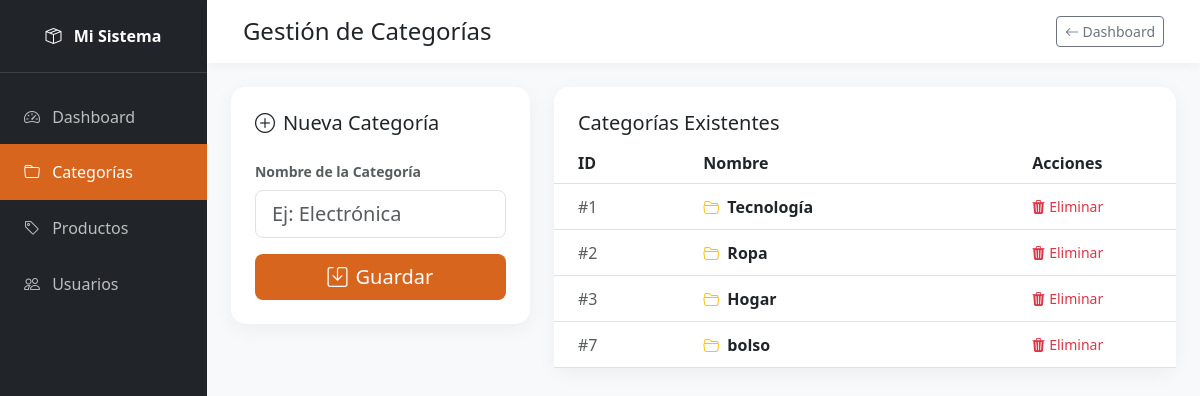
Screenshot of /view/crear-categoria.php (signed in) with the database file from the repository.
### tables this page shows
CREATE TABLE `categorias` (
  `id` int(11) NOT NULL,
  `nombre` varchar(100) NOT NULL
);

### config/conexion.php (called while the page is built, shortened)
<?php
class conexion
{
    private static ?conexion $instancia = null;
    private PDO $pdo;
    private function __construct()
    {
        $dsn = "mysql:host=localhost;dbname=planCrud;charset=utf8mb4";
        $this->pdo =  new PDO($dsn, 'root', '',[
            PDO::ATTR_ERRMODE => PDO::ERRMODE_EXCEPTION,
            PDO::ATTR_DEFAULT_FETCH_MODE => PDO::FETCH_ASSOC,
        ]);
    }
    public static function getInstance(): self
    {
        if (self::$instancia === null){
            self::$instancia = new self();
        }
        return self::$instancia;
    }
    public function getConexion(): PDO
    {
        return $this->pdo;
    }
}
?>

### model/categoria.php (called while the page is built, shortened)
<?php
require_once __DIR__. '/../config/conexion.php';
class categoria{
    private PDO $db;
    public function __construct()
    {
        $this->db = conexion::getInstance()->getConexion();
    }
   public function obtenerTodas(): array
   {
        $stmt = $this->db->query("SELECT * FROM categorias");
        return $stmt->fetchAll();
   }
}
?>

### view/crear-categoria.php (the view, shortened to what this page needs)
<?php
require_once '../model/categoria.php';
$categoriaModel = new categoria();
$categoria = $categoriaModel->obtenerTodas();
?>
<!DOCTYPE html>
<html lang="es">
<head>
    <link href="https://cdn.jsdelivr.net/npm/bootstrap@5.3.0/dist/css/bootstrap.min.css" rel="stylesheet">
    <link rel="stylesheet" href="https://cdn.jsdelivr.net/npm/bootstrap-icons@1.11.1/font/bootstrap-icons.css">
</head>
<body>
<div id="wrapper">
    <div id="sidebar-wrapper">
        <div class="sidebar-heading text-center">
            <i class="bi bi-box-seam me-2"></i> Mi Sistema
        </div>
        <div class="list-group list-group-flush mt-3">
            <a href="../view/dashboard.php" class="list-group-item list-group-item-action">
                <i class="bi bi-speedometer2 me-2"></i> Dashboard
            </a>
            <a href="#" class="list-group-item list-group-item-action active">
                <i class="bi bi-folder me-2"></i> Categorías
            </a>
            <a href="listar-productos.php" class="list-group-item list-group-item-action">
                <i class="bi bi-tag me-2"></i> Productos
            </a>
            <a href="../controller/ListarUsuarioController.php" class="list-group-item list-group-item-action">
                <i class="bi bi-people me-2"></i> Usuarios
            </a>
        </div>
    </div>
    <div id="page-content-wrapper">
        <nav class="navbar navbar-expand-lg navbar-light custom-navbar py-3 px-4">
            <div class="container-fluid">
                <h4 class="m-0">Gestión de Categorías</h4>
                <a href="../view/dashboard.php" class="btn btn-outline-secondary btn-sm">
                    <i class="bi bi-arrow-left"></i> Dashboard
                </a>
            </div>
        </nav>
        <div class="container-fluid px-4 mt-4">
            <div class="row g-4">
                <div class="col-lg-4">
                    <div class="card main-card p-4">
                        <h5 class="card-title mb-4"><i class="bi bi-plus-circle me-2"></i>Nueva Categoría</h5>
                        <form method="POST" action="../controller/CategoriaController.php">
                            <div class="mb-3">
                                <label class="form-label text-muted small uppercase fw-bold">Nombre de la Categoría</label>
                                <input type="text" name="nombre" class="form-control form-control-lg" placeholder="Ej: Electrónica" required>
                            </div>
                            <div class="d-grid">
                                <button class="btn btn-warning btn-lg text-white" style="background-color: var(--primary-color); border:none;">
                                    <i class="bi bi-save me-2"></i>Guardar
                                </button>
                            </div>
                        </form>
                    </div>
                </div>
                <div class="col-lg-8">
                    <div class="card main-card">
                        <div class="card-header bg-transparent border-0 pt-4 px-4">
                            <h5 class="m-0">Categorías Existentes</h5>
                        </div>
                        <div class="card-body p-0">
                            <div class="table-responsive">
                                <table class="table table-hover align-middle mb-0">
                                    <thead>
                                        <tr>
                                            <th class="px-4">ID</th>
                                            <th>Nombre</th>
                                            <th class="text-center">Acciones</th>
                                        </tr>
                                    </thead>
                                    <tbody>
                                        <?php foreach ($categoria as $c): ?>
                                        <tr>
                                            <td class="px-4"><span class="text-muted">#<?= $c['id'] ?></span></td>
                                            <td>
                                                <div class="d-flex align-items-center">
                                                    <i class="bi bi-folder2-open me-2 text-warning"></i>
                                                    <span class="fw-bold"><?= htmlspecialchars($c['nombre']) ?></span>
                                                </div>
                                            </td>
                                            <td class="text-center">
                                                <button onclick="confirmarEliminar(<?= $c['id'] ?>)" class="btn btn-outline-danger btn-sm border-0">
                                                    <i class="bi bi-trash3-fill"></i> Eliminar
                                                </button>
                                            </td>
                                        </tr>
                                        <?php endforeach; ?>
                                    </tbody>
                                </table>
                            </div>
                        </div>
                    </div>
                </div>
            </div> </div> </div>
</div>
</body>
</html>

### view/crear-categoria.php (style rules this page uses)
:root { --primary-color: #d8651d; --sidebar-bg: #212529; }
body { background-color: #f8f9fa; font-family: 'Segoe UI', sans-serif; }
#wrapper { display: flex; width: 100%; }
#sidebar-wrapper { min-height: 100vh; width: 250px; background: var(--sidebar-bg); }
#sidebar-wrapper .sidebar-heading { padding: 1.5rem 1.25rem; color: white; font-weight: bold; border-bottom: 1px solid #3d4146; }
#sidebar-wrapper .list-group-item { background: none; border: none; color: rgba(255,255,255,0.7); padding: 1rem 1.5rem; }
#sidebar-wrapper .list-group-item.active { background: var(--primary-color); color: white; }
#page-content-wrapper { width: 100%; flex-grow: 1; }
.custom-navbar { background: white; box-shadow: 0 2px 10px rgba(0,0,0,0.05); }
.main-card { border: none; border-radius: 15px; box-shadow: 0 5px 20px rgba(0,0,0,0.05); }

### rows the page displays
categorias: id "1", nombre "Tecnología"
categorias: id "2", nombre "Ropa"
categorias: id "3", nombre "Hogar"
categorias: id "7", nombre "bolso"
